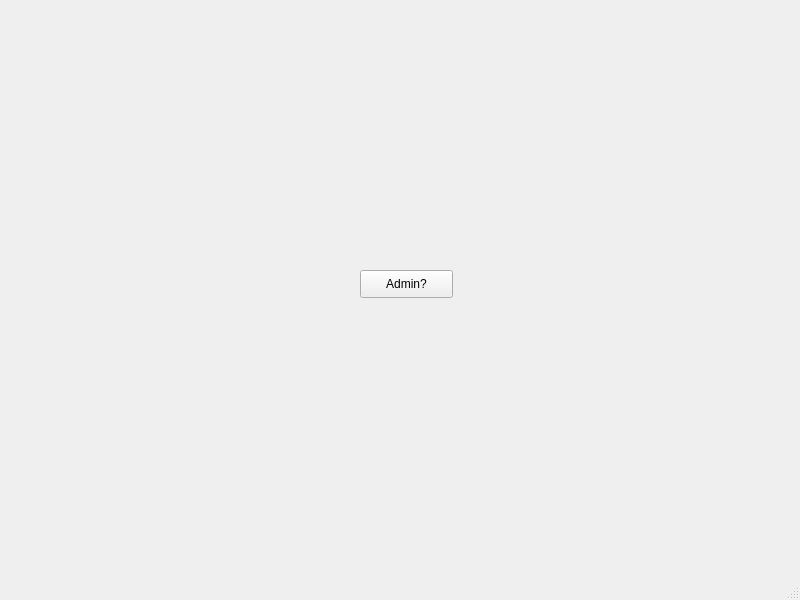
<?xml version="1.0" encoding="UTF-8"?>
<ui version="4.0">
 <class>MainWindow</class>
 <widget class="QMainWindow" name="MainWindow">
  <property name="geometry">
   <rect>
    <x>0</x>
    <y>0</y>
    <width>800</width>
    <height>600</height>
   </rect>
  </property>
  <property name="windowTitle">
   <string>MainWindow</string>
  </property>
  <widget class="QWidget" name="centralwidget">
   <widget class="QPushButton" name="pushButton">
    <property name="geometry">
     <rect>
      <x>360</x>
      <y>270</y>
      <width>93</width>
      <height>28</height>
     </rect>
    </property>
    <property name="text">
     <string>Admin?</string>
    </property>
   </widget>
  </widget>
  <widget class="QMenuBar" name="menubar">
   <property name="geometry">
    <rect>
     <x>0</x>
     <y>0</y>
     <width>800</width>
     <height>26</height>
    </rect>
   </property>
  </widget>
  <widget class="QStatusBar" name="statusbar"/>
 </widget>
 <resources/>
 <connections/>
</ui>
